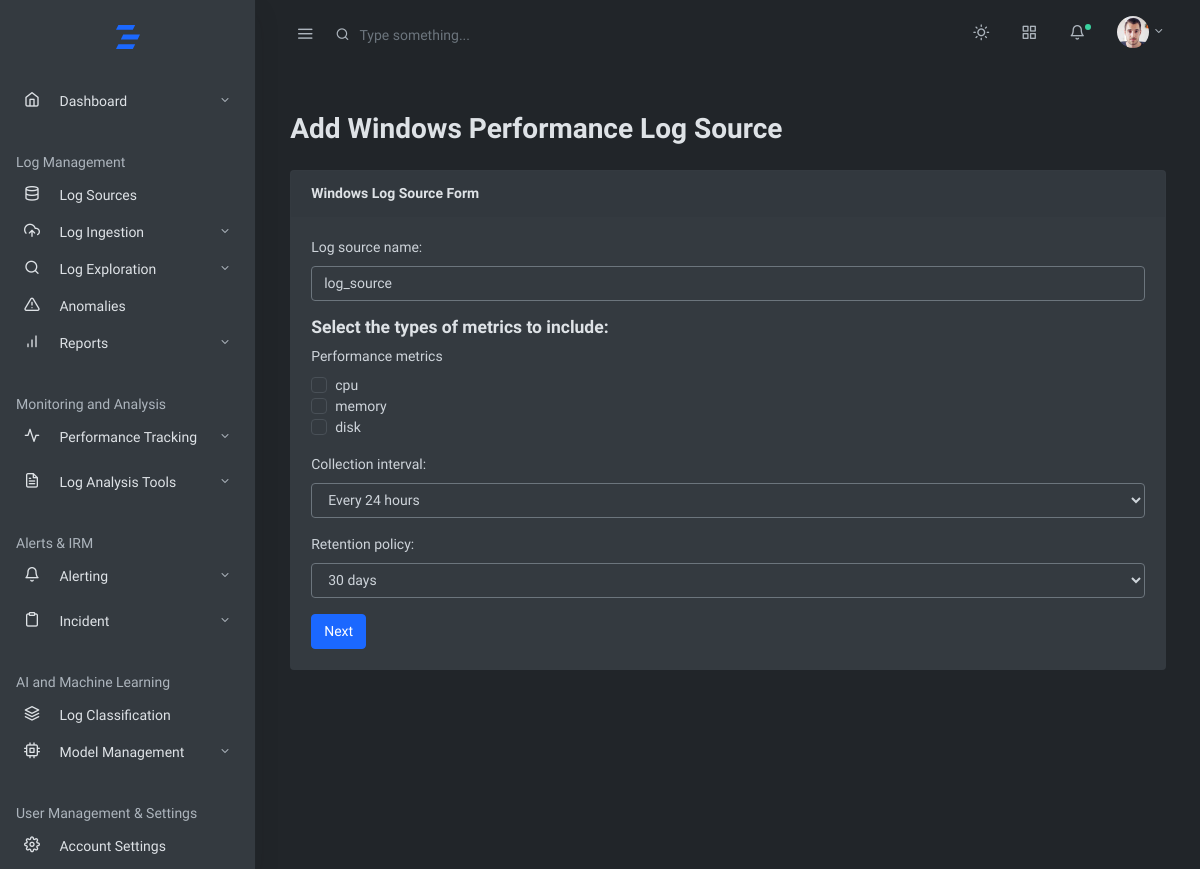
Page /home/windows/performancelogs/ on the committed database.
### log_management_app/models.py (models this page shows, shortened)
class WindowsPerformanceMetric(models.Model):
    METRIC_CHOICES = [
        ('cpu', 'CPU'),
        ('memory', 'Memory'),
        ('disk', 'Disk'),
        ('network', 'Network'),
        ('system', 'System'),
        ('process', 'Process'),
        ('application', 'Application'),
    ]
    name = models.CharField(max_length=100, verbose_name="Metric Name")

### log_management_app/views.py (the view)
# urls.py: path('home/windows/performancelogs/',views.windowsperformancelogs,name='windowsperformancelogs'),
def windowsperformancelogs(request):
    if request.method == 'POST':
        print(request.POST)  # Print the submitted data to check if performance_metrics is included
        logperf = WindowsPerfLogsForm(request.POST)
        if logperf.is_valid():
            instance = logperf.save(commit=False)
            instance.save()
            performance_metrics_ids = logperf.cleaned_data['performance_metrics']
            performance_metrics = WindowsPerformanceMetric.objects.filter(pk__in=performance_metrics_ids)
            instance.performance_metrics.set(performance_metrics)
            instance.save()
            return redirect('collectperflogs')
        else:
            print(logperf.errors)  # Print form errors to see if there's an issue
    else:
        logperf = WindowsPerfLogsForm()
    context = {'logperf': logperf}
    return render(request, 'baseapp/logingestion/systemlogs/windows/perfform.html', context)

### log_management_app/forms.py
class WindowsPerfLogsForm(forms.ModelForm):
    performance_metrics = forms.ModelMultipleChoiceField(
        queryset=WindowsPerformanceMetric.objects.all(),
        widget=forms.CheckboxSelectMultiple,
        required=False
    )
    class Meta:
        model = WindowsPerfLogs
        fields = [
            'log_source_name',
            'performance_metrics',
            'collection_interval',
            'retention_policy',
        ]
        widgets = {
            'log_source_name': forms.TextInput(attrs={'class': 'form-control', 'placeholder': 'Enter log source name'}),
            'collection_interval': forms.Select(attrs={'class': 'form-control'}),
            'retention_policy': forms.Select(attrs={'class': 'form-control'}),
        }
        help_texts = {
            'performance_metrics': 'Select the types of metrics to include',
        }

### log_management_app/templates/baseapp/logingestion/systemlogs/windows/perfform.html (shortened to what this page needs)
{% extends 'mainhome.html' %}
{% block content %}
<div class="container">
    <h2 class="mt-4">Add Windows Performance Log Source</h2>
    <form method="post" action="">
        <div class="card my-4">
            <div class="card-header">
                <strong>Windows Log Source Form</strong>
            </div>
            <div class="card-body">
                <div class="form-group">
                    {{ logperf.log_source_name.label_tag }}
                    {{ logperf.log_source_name }}
                </div>
                <h5>Select the types of metrics to include:</h5>
                <div class="form-group">
                    <label>{{ logperf.performance_metrics.label }}</label>
                    {% for checkbox in logperf.performance_metrics.field.queryset %}
                        <div class="custom-control custom-checkbox">
                            <label class="custom-control-label" for="customCheck{{ checkbox.pk }}">
                                {{ checkbox.name }}
                            </label>
                        </div>
                    {% endfor %}
                </div>
                <div class="form-group">
                    {{ logperf.collection_interval.label_tag }}
                    {{ logperf.collection_interval }}
                </div>
                <div class="form-group">
                    {{ logperf.retention_policy.label_tag }}
                    {{ logperf.retention_policy }}
                </div>
                <div>
                    <button type="submit" class="btn btn-primary">Next</button>
                </div>
            </div>
        </div>
    </form>
</div>
{% endblock %}

### rows in the picture
WindowsPerformanceMetric: name "cpu"
WindowsPerformanceMetric: name "memory"
WindowsPerformanceMetric: name "disk"

### other values in the picture
{{ logperf.log_source_name.label_tag }} "Log source name:"
{{ logperf.performance_metrics.label }} "Performance metrics"
{{ logperf.collection_interval.label_tag }} "Collection interval:"
{{ logperf.retention_policy.label_tag }} "Retention policy:"
